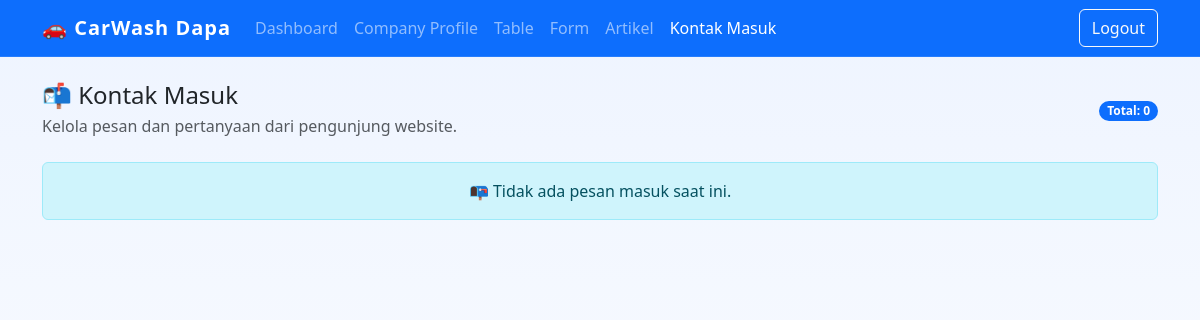
The app's page /admin/kontak_masuk.php (signed in), older data.
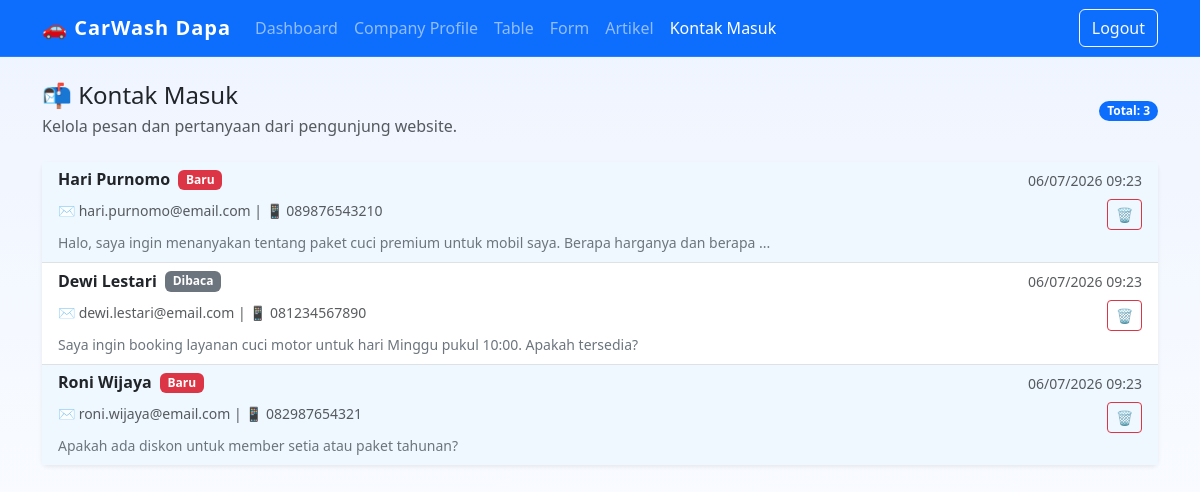
The same page, newer data.
### tables this page shows
CREATE TABLE tb_kontak (
  id_kontak INT UNSIGNED AUTO_INCREMENT PRIMARY KEY,
  nama VARCHAR(100) NOT NULL,
  email VARCHAR(100) NOT NULL,
  no_telp VARCHAR(25) NOT NULL,
  pesan TEXT NOT NULL,
  status ENUM('baru','dibaca') NOT NULL DEFAULT 'baru',
  created_at TIMESTAMP NOT NULL DEFAULT CURRENT_TIMESTAMP,
  deleted_at TIMESTAMP NULL DEFAULT NULL
);

### admin/kontak_masuk.php (the view, shortened to what this page needs)
<?php
require_once '../config/koneksi.php';
try {
    $pdo->query('SELECT 1 FROM tb_kontak LIMIT 1');
} catch (PDOException $e) {
    $pdo->exec('CREATE TABLE IF NOT EXISTS tb_kontak (
        id_kontak INT UNSIGNED AUTO_INCREMENT PRIMARY KEY,
        nama VARCHAR(100) NOT NULL,
        email VARCHAR(100) NOT NULL,
        no_telp VARCHAR(25) NOT NULL,
        pesan TEXT NOT NULL,
        status ENUM("baru","dibaca") NOT NULL DEFAULT "baru",
        created_at TIMESTAMP NOT NULL DEFAULT CURRENT_TIMESTAMP,
        deleted_at TIMESTAMP NULL DEFAULT NULL
    ) ENGINE=InnoDB DEFAULT CHARSET=utf8mb4');
    $pdo->exec('INSERT INTO tb_kontak (nama, email, no_telp, pesan, status) VALUES
    ("Hari Purnomo", "hari.purnomo@email.com", "089876543210", "Halo, saya ingin menanyakan tentang paket cuci premium untuk mobil saya. Berapa harganya dan berapa lama prosesnya?", "baru"),
    ("Dewi Lestari", "dewi.lestari@email.com", "081234567890", "Saya ingin booking layanan cuci motor untuk hari Minggu pukul 10:00. Apakah tersedia?", "dibaca"),
    ("Roni Wijaya", "roni.wijaya@email.com", "082987654321", "Apakah ada diskon untuk member setia atau paket tahunan?", "baru")');
}
$stmt = $pdo->query('SELECT k.id_kontak, k.nama, k.email, k.no_telp, k.pesan, k.created_at, k.status
    FROM tb_kontak k
    WHERE k.deleted_at IS NULL
    ORDER BY k.created_at DESC');
$kontak_list = $stmt->fetchAll();
?>
<!doctype html>
<html lang="id">
<head>
    <link href="https://cdn.jsdelivr.net/npm/bootstrap@5.3.2/dist/css/bootstrap.min.css" rel="stylesheet">
</head>
<body>
<div class="container-fluid p-0">
    <nav class="navbar navbar-expand-lg navbar-dark bg-primary border-bottom border-white border-opacity-10">
        <div class="container">
            <a class="navbar-brand" href="dashboard.php">🚗 CarWash Dapa</a>
            <div class="collapse navbar-collapse" id="topNav">
                <ul class="navbar-nav me-auto mb-2 mb-lg-0">
                    <li class="nav-item"><a class="nav-link" href="dashboard.php">Dashboard</a></li>
                    <li class="nav-item"><a class="nav-link" href="layanan.php">Company Profile</a></li>
                    <li class="nav-item"><a class="nav-link" href="pembayaran.php">Table</a></li>
                    <li class="nav-item"><a class="nav-link" href="company_profile.php">Form</a></li>
                    <li class="nav-item"><a class="nav-link" href="galeri.php">Artikel</a></li>
                    <li class="nav-item"><a class="nav-link active" href="kontak_masuk.php">Kontak Masuk</a></li>
                </ul>
                <a class="btn btn-outline-light" href="../logout.php">Logout</a>
            </div>
        </div>
    </nav>
    <main class="container py-4">
        <div class="d-flex flex-column flex-md-row justify-content-between align-items-start align-items-md-center mb-4">
            <div>
                <h2 class="h4 mb-1">📬 Kontak Masuk</h2>
                <p class="text-muted mb-0">Kelola pesan dan pertanyaan dari pengunjung website.</p>
            </div>
            <div class="text-end">
                <span class="badge rounded-pill bg-primary">Total: <?= count($kontak_list) ?></span>
            </div>
        </div>
        <?php if (empty($kontak_list)): ?>
            <div class="alert alert-info text-center" role="alert">
                <p class="mb-0">📭 Tidak ada pesan masuk saat ini.</p>
            </div>
        <?php else: ?>
            <div class="card shadow-sm border-0">
                <div class="card-body p-0">
                    <div class="list-group list-group-flush">
                        <?php foreach ($kontak_list as $kontak): ?>
                            <div class="list-group-item kontak-item <?= $kontak['status'] === 'baru' ? 'baru' : '' ?>" data-bs-toggle="collapse" data-bs-target="#kontak-<?= $kontak['id_kontak'] ?>">
                                <div class="d-flex justify-content-between align-items-start">
                                    <div class="flex-grow-1">
                                        <div class="d-flex gap-2 align-items-center mb-2">
                                            <h6 class="mb-0 fw-bold"><?= htmlspecialchars($kontak['nama']) ?></h6>
                                            <?php if ($kontak['status'] === 'baru'): ?>
                                                <span class="badge bg-danger">Baru</span>
                                            <?php else: ?>
                                                <span class="badge bg-secondary">Dibaca</span>
                                            <?php endif; ?>
                                        </div>
                                        <div class="mb-2">
                                            <small class="text-muted">
                                                ✉️ <?= htmlspecialchars($kontak['email']) ?>
                                                | 📱 <?= htmlspecialchars($kontak['no_telp']) ?>
                                            </small>
                                        </div>
                                        <p class="mb-0 text-secondary">
                                            <small><?= strlen($kontak['pesan']) > 100 ? substr(htmlspecialchars($kontak['pesan']), 0, 100) . '...' : htmlspecialchars($kontak['pesan']) ?></small>
                                        </p>
                                    </div>
                                    <div class="text-end ms-3">
                                        <small class="text-muted d-block mb-2"><?= date('d/m/Y H:i', strtotime($kontak['created_at'])) ?></small>
                                        <div class="btn-group btn-group-sm" role="group">
                                            <form method="POST" style="display:inline;" onsubmit="return confirm('Yakin ingin menghapus?');">
                                                <button type="submit" class="btn btn-outline-danger btn-sm" title="Hapus">🗑️</button>
                                            </form>
                                        </div>
                                    </div>
                                </div>
                            </div>
                        <?php endforeach; ?>
                    </div>
                </div>
            </div>
        <?php endif; ?>
    </main>
</div>
</body>
</html>

### admin/kontak_masuk.php (style rules this page uses)
body { min-height: 100vh; background: linear-gradient(180deg, #eef4ff 0%, #ffffff 100%); }
.navbar-brand { font-weight: 700; letter-spacing: 0.05em; }
.kontak-item { border-left: 4px solid #0d6efd; transition: all 0.3s ease; cursor: pointer; }
.kontak-item.baru { background-color: #f0f8ff; border-left-color: #dc3545; }

Row changes from the older to the newer data that the page shows:
added tb_kontak: nama "Hari Purnomo", status "Baru", email "hari.purnomo@email.com", no_telp "089876543210", pesan "Halo, saya ingin menanyakan tentang paket cuci premium untuk mobil saya. Berapa harganya dan berapa", created_at "06/07/2026 09:23"
added tb_kontak: nama "Dewi Lestari", status "Dibaca", email "dewi.lestari@email.com", no_telp "081234567890", pesan "Saya ingin booking layanan cuci motor untuk hari Minggu pukul 10:00. Apakah tersedia?", created_at "06/07/2026 09:23"
added tb_kontak: nama "Roni Wijaya", status "Baru", email "roni.wijaya@email.com", no_telp "082987654321", pesan "Apakah ada diskon untuk member setia atau paket tahunan?", created_at "06/07/2026 09:23"
Text that changed along with them:
count($kontak_list): "0" → "3"
text no longer shown: "📭 Tidak ada pesan masuk saat ini."
